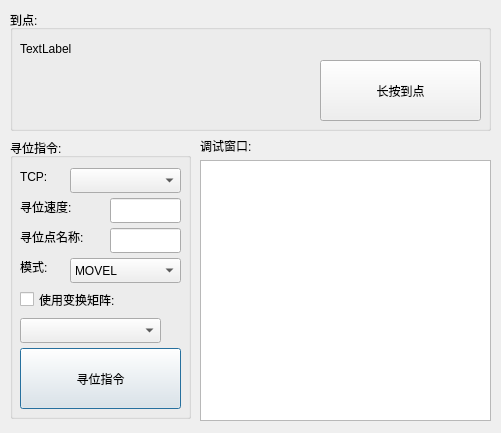
<?xml version="1.0" encoding="UTF-8"?>
<ui version="4.0">
 <class>keysearchendDlg</class>
 <widget class="QDialog" name="keysearchendDlg">
  <property name="geometry">
   <rect>
    <x>0</x>
    <y>0</y>
    <width>501</width>
    <height>433</height>
   </rect>
  </property>
  <property name="windowTitle">
   <string>Dialog</string>
  </property>
  <widget class="QLabel" name="label">
   <property name="geometry">
    <rect>
     <x>200</x>
     <y>137</y>
     <width>67</width>
     <height>17</height>
    </rect>
   </property>
   <property name="text">
    <string>调试窗口:</string>
   </property>
  </widget>
  <widget class="QTextBrowser" name="record">
   <property name="geometry">
    <rect>
     <x>200</x>
     <y>160</y>
     <width>291</width>
     <height>261</height>
    </rect>
   </property>
  </widget>
  <widget class="QGroupBox" name="groupBox_3">
   <property name="geometry">
    <rect>
     <x>10</x>
     <y>138</y>
     <width>181</width>
     <height>281</height>
    </rect>
   </property>
   <property name="title">
    <string>寻位指令:</string>
   </property>
   <widget class="QPushButton" name="searchendaddBtn">
    <property name="geometry">
     <rect>
      <x>10</x>
      <y>210</y>
      <width>161</width>
      <height>61</height>
     </rect>
    </property>
    <property name="text">
     <string>寻位指令</string>
    </property>
   </widget>
   <widget class="QLabel" name="label_12">
    <property name="geometry">
     <rect>
      <x>10</x>
      <y>30</y>
      <width>31</width>
      <height>17</height>
     </rect>
    </property>
    <property name="text">
     <string>TCP:</string>
    </property>
   </widget>
   <widget class="QComboBox" name="searchendtcpcombo">
    <property name="geometry">
     <rect>
      <x>60</x>
      <y>30</y>
      <width>111</width>
      <height>25</height>
     </rect>
    </property>
   </widget>
   <widget class="QLabel" name="label_13">
    <property name="geometry">
     <rect>
      <x>10</x>
      <y>60</y>
      <width>71</width>
      <height>17</height>
     </rect>
    </property>
    <property name="text">
     <string>寻位速度:</string>
    </property>
   </widget>
   <widget class="QLineEdit" name="searchendspeed">
    <property name="geometry">
     <rect>
      <x>100</x>
      <y>60</y>
      <width>71</width>
      <height>25</height>
     </rect>
    </property>
   </widget>
   <widget class="QLabel" name="label_17">
    <property name="geometry">
     <rect>
      <x>10</x>
      <y>90</y>
      <width>81</width>
      <height>17</height>
     </rect>
    </property>
    <property name="text">
     <string>寻位点名称:</string>
    </property>
   </widget>
   <widget class="QLineEdit" name="searchendname">
    <property name="geometry">
     <rect>
      <x>100</x>
      <y>90</y>
      <width>71</width>
      <height>25</height>
     </rect>
    </property>
   </widget>
   <widget class="QComboBox" name="searchendmovemodecombo">
    <property name="geometry">
     <rect>
      <x>60</x>
      <y>120</y>
      <width>111</width>
      <height>25</height>
     </rect>
    </property>
    <item>
     <property name="text">
      <string>MOVEL</string>
     </property>
    </item>
    <item>
     <property name="text">
      <string>MOVEJ</string>
     </property>
    </item>
    <item>
     <property name="text">
      <string>MOVEC</string>
     </property>
    </item>
   </widget>
   <widget class="QLabel" name="label_19">
    <property name="geometry">
     <rect>
      <x>10</x>
      <y>120</y>
      <width>41</width>
      <height>17</height>
     </rect>
    </property>
    <property name="text">
     <string>模式:</string>
    </property>
   </widget>
   <widget class="QCheckBox" name="searchendchangecheckBox">
    <property name="geometry">
     <rect>
      <x>10</x>
      <y>150</y>
      <width>131</width>
      <height>23</height>
     </rect>
    </property>
    <property name="text">
     <string>使用变换矩阵:</string>
    </property>
   </widget>
   <widget class="QComboBox" name="searchendchangecombo">
    <property name="geometry">
     <rect>
      <x>10</x>
      <y>180</y>
      <width>141</width>
      <height>25</height>
     </rect>
    </property>
   </widget>
  </widget>
  <widget class="QGroupBox" name="groupBox_2">
   <property name="geometry">
    <rect>
     <x>10</x>
     <y>10</y>
     <width>481</width>
     <height>121</height>
    </rect>
   </property>
   <property name="title">
    <string>到点:</string>
   </property>
   <widget class="QLabel" name="arrive_pos">
    <property name="geometry">
     <rect>
      <x>10</x>
      <y>30</y>
      <width>461</width>
      <height>17</height>
     </rect>
    </property>
    <property name="text">
     <string>TextLabel</string>
    </property>
   </widget>
   <widget class="QPushButton" name="arriveBtn">
    <property name="geometry">
     <rect>
      <x>310</x>
      <y>50</y>
      <width>161</width>
      <height>61</height>
     </rect>
    </property>
    <property name="text">
     <string>长按到点</string>
    </property>
   </widget>
  </widget>
 </widget>
 <resources/>
 <connections/>
</ui>
